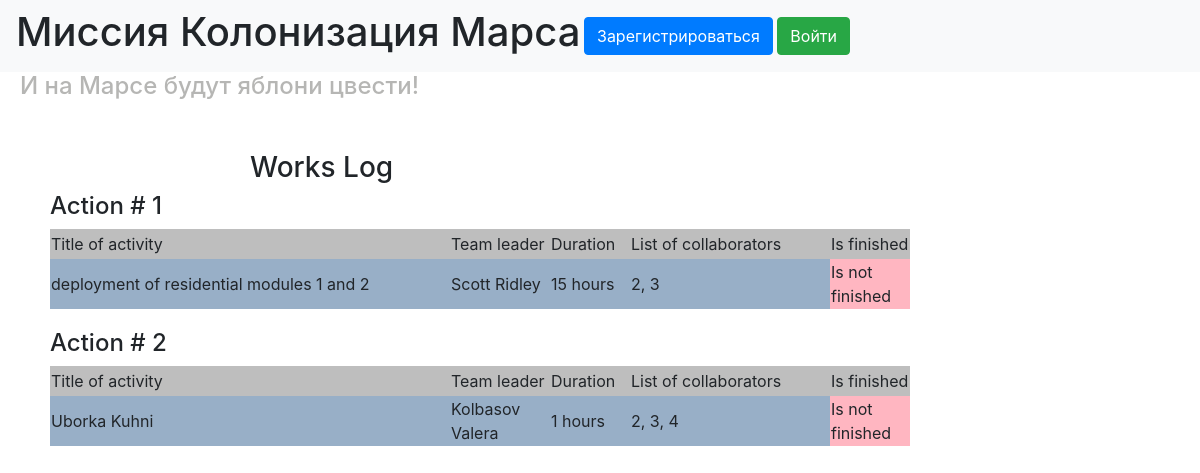
Before: / with the older database file.
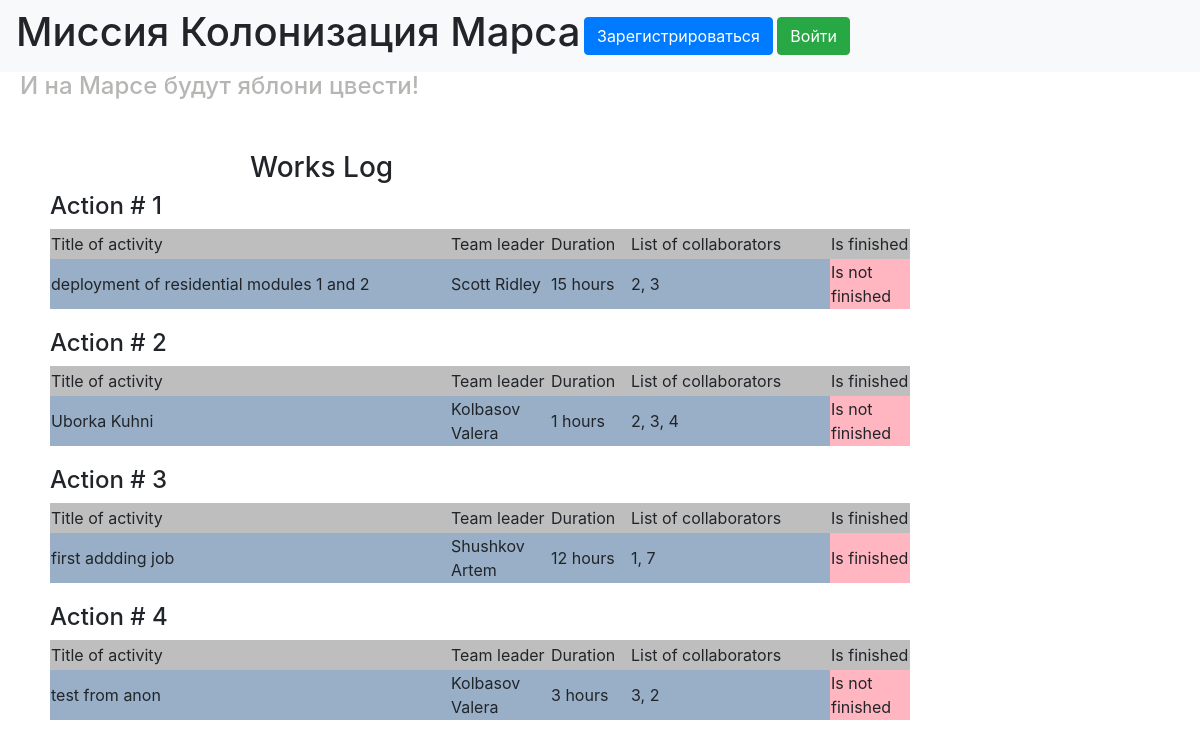
After: the same page with the newer database file.
### data/jobs.py (models this page shows)
class Jobs(SqlAlchemyBase):
    __tablename__ = 'jobs'
    id = sqlalchemy.Column(sqlalchemy.Integer,
                           primary_key=True, autoincrement=True)
    team_leader = sqlalchemy.Column(sqlalchemy.Integer,
                                    sqlalchemy.ForeignKey("users.id"))
    job = sqlalchemy.Column(sqlalchemy.String, nullable=True)
    work_size = sqlalchemy.Column(sqlalchemy.Integer, nullable=True)
    collaborators = sqlalchemy.Column(sqlalchemy.String, nullable=True)
    start_date = sqlalchemy.Column(sqlalchemy.DateTime, default=datetime.datetime.now)
    end_date = sqlalchemy.Column(sqlalchemy.DateTime)
    is_finished = sqlalchemy.Column(sqlalchemy.Boolean, default=True)

### main_old.py (the view)
@app.route("/")
def index():
    jobs = []
    for job in db_sess.query(Jobs).all():
        user = db_sess.query(User).filter(User.id == job.team_leader).first()
        name = user.surname + ' ' + user.name
        jobs.append((job.job, name, f'{job.work_size} hours', job.collaborators,
                     'Is finished' if job.is_finished else 'Is not finished'))
    return render_template("index.html", style=url_for('static', filename='css/style.css'), jobs=jobs)

### templates/index.html
{% extends "base.html" %}
{% block content %}
<div class="main_content">
    <h3 class="works_log">Works Log</h3>
    {% for job in jobs %}
        <h4>Action # {{loop.index}}</h4>
        <table class="job_table">
            <tr class="cap">
                <td width="400px" height="20px">Title of activity</td>
                <td width="100px" height="20px">Team leader</td>
                <td width="80px" height="20px">Duration</td>
                <td width="200px" height="20px">List of collaborators</td>
                <td width="80px" height="30px">Is finished</td>
            </tr>
            <tr class="info">
                <td width="400px" height="20px">{{job[0]}}</td>
                <td width="100px" height="20px">{{job[1]}}</td>
                <td width="80px" height="20px">{{job[2]}}</td>
                <td width="200px" height="20px">{{job[3]}}</td>
                <td width="80px" height="30px" class="is_finished_info">{{job[4]}}</td>
            </tr>
        </table>
    {% endfor %}
</div>
{% endblock %}
{% block style_block %}
<link href={{style}} rel="stylesheet" type="text/css">
{% endblock %}

### templates/base.html (shortened to what this page needs)
<!doctype html>
<html lang="en">
<head>
    <link rel="stylesheet"
          href="https://stackpath.bootstrapcdn.com/bootstrap/4.4.1/css/bootstrap.min.css"
>
    {% block style_block %}{% endblock %}
</head>
<body>
    <nav class="navbar navbar-light bg-light">
        <H1>Миссия Колонизация Марса</H1>
        {% if current_user.is_authenticated %}
            <a class="navbar-brand" href="/logout">{{ current_user.surname }} {{ current_user.name }}</a>
        {% else %}
            <p>
                <a class="btn btn-primary " href="/register">Зарегистрироваться</a>
                <a class="btn btn-success" href="/login">Войти</a>
            </p>
{% endif %}
    </nav>
    <H4 class="apple">И на Марсе будут яблони цвести!</H4>
    {% block content %}{% endblock %}
</body>
</html>

### static/css/style.css (style rules this page uses)
.works_log { margin-left: 200px; }
.main_content { margin-left: 50px; margin-top: 50px; }
.cap { background-color: #BEBEBE; }
.apple { margin-left: 20px; color: #B6B6B4; }
.info { background-color: #98AFC7; }
.is_finished_info { background-color: #ffb6c1; }
.job_table { margin-bottom: 20px; }
p { width: 600px; margin-bottom: 1px; }

Changed rows visible on the page:
added Jobs: job "first addding job", job "Shushkov Artem", job "12 hours", collaborators "1, 7", job "Is finished"
added Jobs: job "test from anon", job "Kolbasov Valera", job "3 hours", collaborators "3, 2", job "Is not finished"
